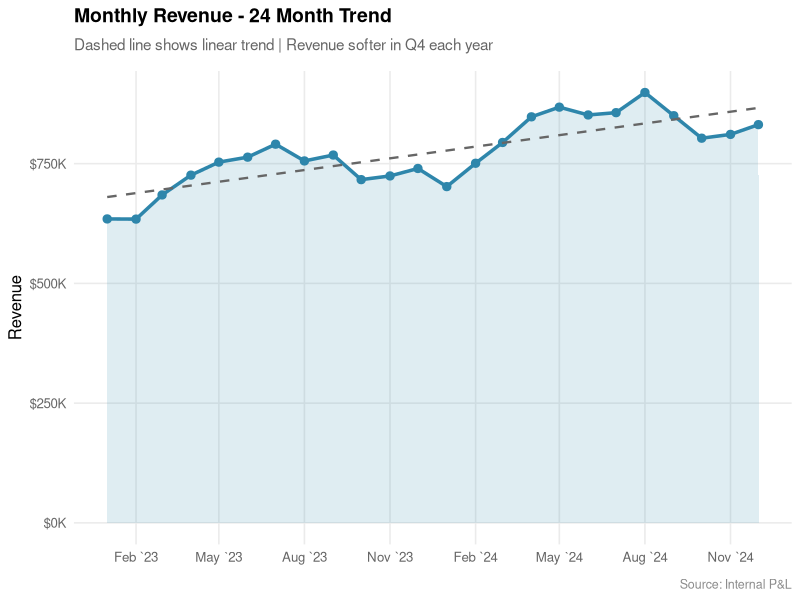
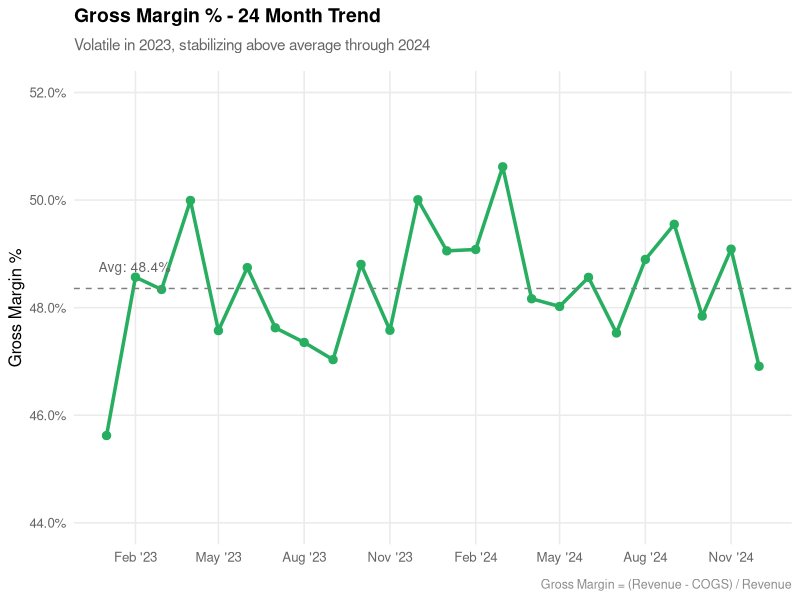
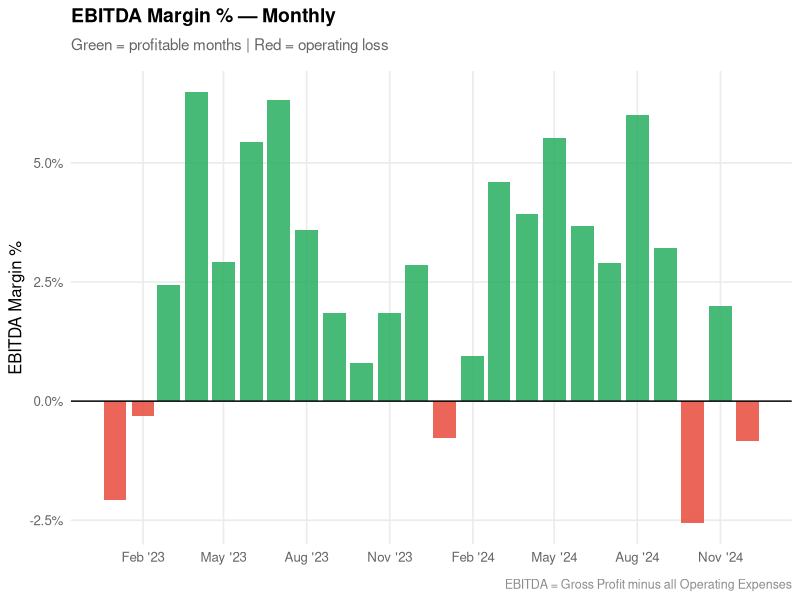
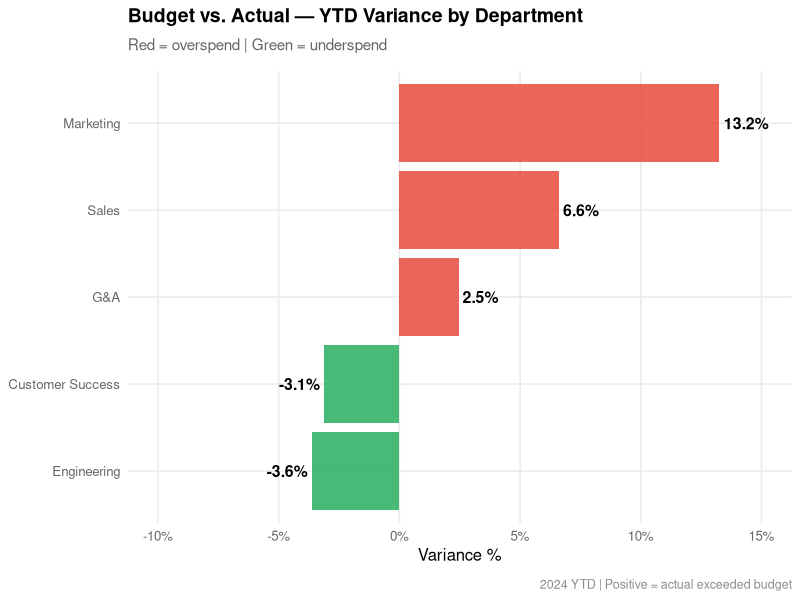
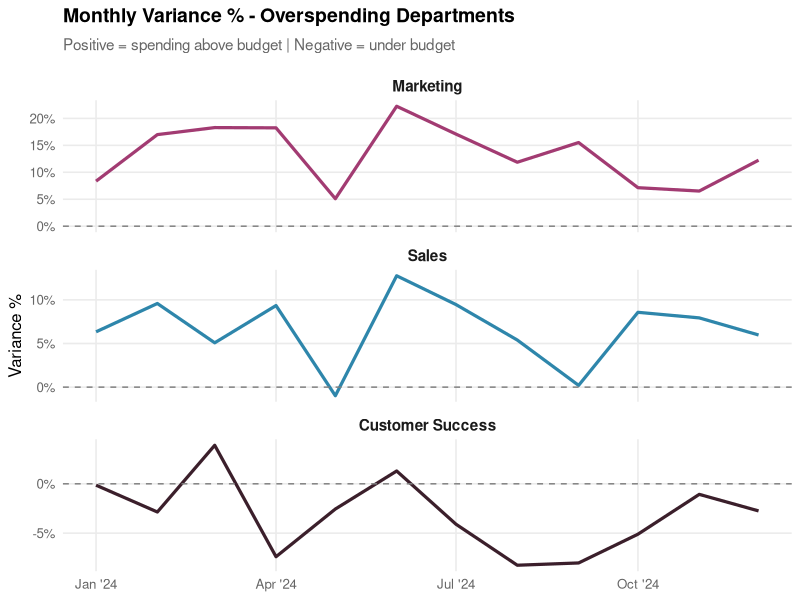
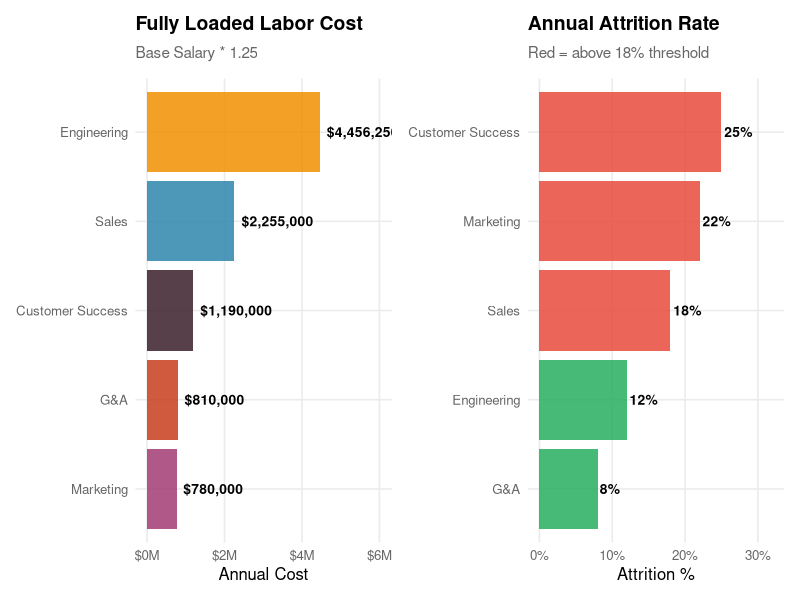
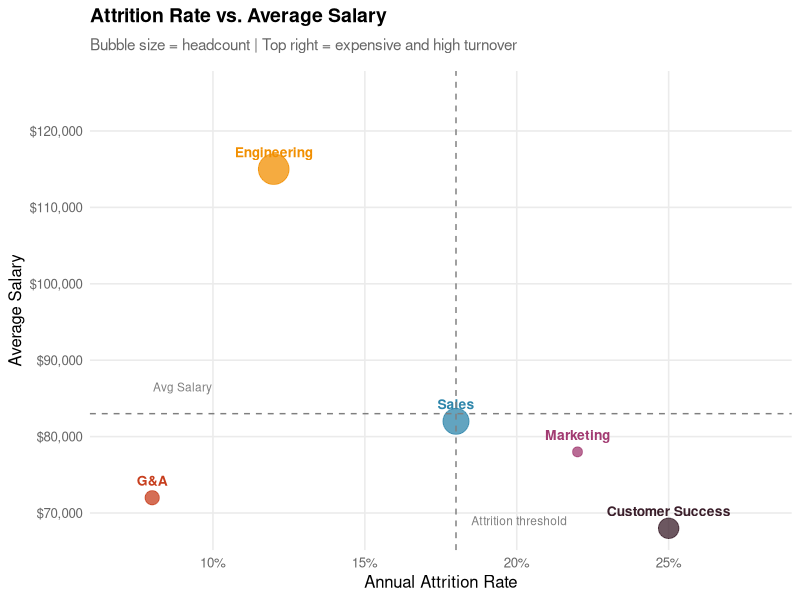
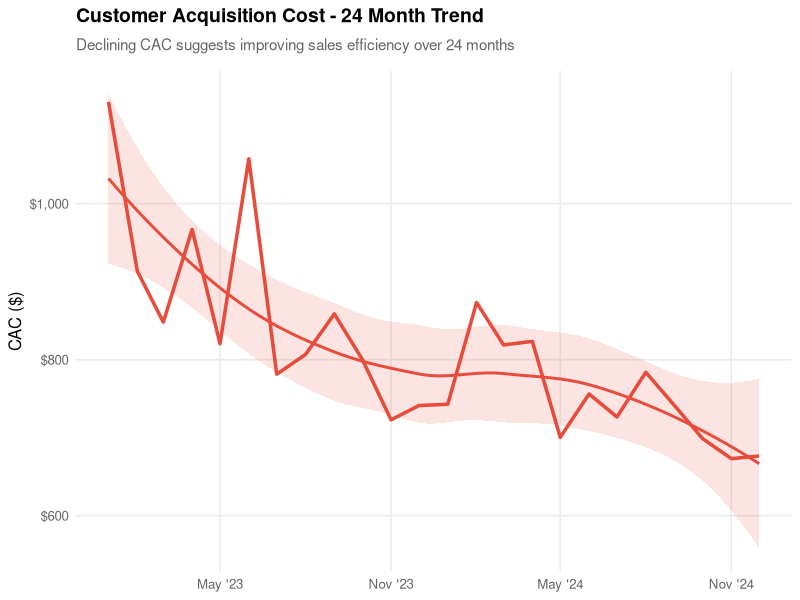

These charts were generated, in order, by the following R code:
## ---- chunk 1

knitr::opts_chunk$set(
  echo = TRUE,
  message    = FALSE,
  warning    = FALSE,
  fig.width  = 10,
  fig.height = 6,
  fig.align  = "center"
)

set.seed(42)


## ---- chunk 2

library(tidyverse)
library(scales)
library(lubridate)
library(ggthemes)
library(knitr)
library(kableExtra)
library(patchwork)

## ---- chunk 3

months <- seq.Date(from = as.Date("2023-01-01"), by = "month", length.out = 24)

monthly_pl <- tibble(
  month = months,
  revenue = 650000 * (1 + 0.015 * (1:24)) *
    (1 + 0.08 * sin((month(months) - 3) * pi / 6)) +
    rnorm(24, 0, 15000),
  cogs = revenue * (0.52 - 0.003 * (1:24) / 24) + rnorm(24, 0, 8000),
  opex_salaries = 180000 + 2500 * (1:24) + rnorm(24, 0, 5000), 
  opex_marketing = 45000 + 800 * (1:24) + rnorm(24, 0, 3000),
  opex_tech      = 28000 + 400 * (1:24) + rnorm(24, 0, 1500),
  opex_facilities = 32000 + rnorm(24, 0, 1000),
  opex_other      = 18000 + 300 * (1:24) + rnorm(24, 0, 2000)
) %>% 
  mutate(
    gross_profit = revenue - cogs,
    gross_margin = gross_profit / revenue,
    total_opex = opex_salaries + opex_marketing + opex_tech + opex_facilities + opex_other,
    ebitda = gross_profit - total_opex,
    ebitda_margin = ebitda / revenue,
    year = year(month),
    month_label = format(month, "%b %Y")
  )

monthly_pl %>% 
  select(
    month_label,
    revenue, cogs, gross_profit, gross_margin,
    opex_salaries, opex_marketing, opex_tech, opex_facilities, opex_other,
    total_opex, ebitda, ebitda_margin
  ) %>% 
  pivot_longer(-month_label, names_to = "line_item", values_to = "value") %>% 
  mutate(
    line_item = recode(
      line_item,
      revenue = "Revenue",
      cogs = "COGS",
      gross_profit = "Gross Profit",
      gross_margin = "Gross Margin",
      opex_salaries = "Opex - Salaries",
      opex_marketing = "Opex - Marketing",
      opex_tech = "Opex - Tech",
      opex_facilities = "Opex - Facilities",
      opex_other = "Opex - Other",
      total_opex = "Total Opex",
      ebitda = "EBITDA",
      ebitda_margin = "EBITDA Margin"
    ),
    line_item = factor(line_item, levels = unique(line_item)),
    value = if_else(
      str_detect(line_item, "Margin"),
      scales::percent(value, accuracy = 0.01),
      scales::dollar(value, accuracy = 1)
    )
  ) %>% 
  pivot_wider(names_from = month_label, values_from = value) %>% 
  arrange(line_item) %>% 
  kable(
    col.names = c("Line Item", names(.)[-1]),
    align = c("l", rep("r", ncol(.) - 1))
  ) %>% 
  kableExtra::kable_styling(
    bootstrap_options = c("striped", "hover", "condensed"),
    full_width = FALSE,
    font_size = 12
  ) %>% 
  kableExtra::scroll_box(width = "100%")

## ---- chunk 4

current_years_months <- months[year(months) == 2024]

budget_vs_actual <- tibble(
  month = rep(current_years_months, 5),
  department = rep(c("Sales", "Marketing", "Engineering", "G&A", "Customer Success"), each = length(current_years_months))
) %>% 
  mutate(
    budget = case_when(
      department == "Sales"            ~ 95000  + 1000  * as.integer(factor(month)), 
      department == "Marketing"        ~ 48000  + 500   * as.integer(factor(month)), 
      department == "Engineering"      ~ 120000 + 800   * as.integer(factor(month)),  
      department == "G&A"              ~ 42000  + 200   * as.integer(factor(month)), 
      department == "Customer Success" ~ 35000  + 300   * as.integer(factor(month)) 
    ),
    variance_pct = case_when(
      department == "Sales"            ~ rnorm(n(), 0.06,  0.04), 
      department == "Marketing"        ~ rnorm(n(), 0.12,  0.05), 
      department == "Engineering"      ~ rnorm(n(), -0.03, 0.03),  
      department == "G&A"              ~ rnorm(n(), 0.02,  0.02),
      department == "Customer Success" ~ rnorm(n(), -0.05, 0.03)
    ),
    actual = budget * (1 + variance_pct),
    variance = actual - budget
  )

budget_vs_actual %>% 
  mutate(
    budget = dollar(budget),
    variance_pct = percent(variance_pct, accuracy = .01),
    actual = dollar(actual, accuracy = .01),
    variance = dollar(variance, accuracy = .01)
  ) %>% 
  kable(
    col.names = c("Month", "Department", "Budget", "Variance %", "Actual", "Variance")
  ) %>% 
    kableExtra::kable_styling(
    bootstrap_options = c("striped", "hover", "condensed"),
    full_width = FALSE
  ) %>% 
    kableExtra::scroll_box(width = "100%")

## ---- chunk 5
headcount <- tibble(
  department = c("Sales", "Marketing", "Engineering", "G&A", "Customer Success"),
  headcount = c(22, 8, 31, 9, 14),
  avg_salary = c(82000, 78000, 115000, 72000, 68000),
  avg_tenure_yrs = c(2.1, 1.8, 3.4, 4.2, 2.7),
  open_reqs      = c(3, 1, 5, 0, 2),
  attrition_rate = c(0.18, 0.22, 0.12, 0.08, 0.25)
) %>% 
  mutate(
    total_labor_cost = headcount * avg_salary,
    fully_loaded = total_labor_cost * 1.25
  )

headcount %>% 
  mutate(
    avg_salary = dollar(avg_salary),
    attrition_rate = percent(attrition_rate, accuracy = 1),
    total_labor_cost = dollar(total_labor_cost),
    fully_loaded = dollar(fully_loaded)
  ) %>% 
  kable(
    col.names = c("Department", "Headcount", "Avg Salary", "Avg Tenure Yrs", "Open Reqs", "Attrition %", "Total Labor Cost", "Fully Loaded Cost")
  ) %>% 
    kableExtra::kable_styling(
    bootstrap_options = c("striped", "hover", "condensed"),
    full_width = FALSE
  ) %>% 
    kableExtra::scroll_box(width = "100%")

## ---- chunk 6

unit_econ <- tibble(
 month             = months,
  new_customers     = round(120 + 4 * (1:24) + rnorm(24, 0, 12)),
  churned_customers = round(40 + 1.5 * (1:24) + rnorm(24, 0, 4)),
  sales_marketing_spend = monthly_pl$opex_salaries * 0.35 +
                          monthly_pl$opex_marketing
) %>% 
  mutate(
    total_customers   = cumsum(new_customers - churned_customers) + 800,
    cac               = sales_marketing_spend / pmax(new_customers, 1),
    arpu              = (monthly_pl$revenue / total_customers) * 0.25,
    churn_rate        = churned_customers / total_customers,
    ltv               = arpu / pmax(churn_rate, 0.001) * 0.70,
    ltv_cac_ratio     = ltv / cac,
    cogs_per_customer = monthly_pl$cogs / total_customers
  )

unit_econ %>% 
  mutate(
    month = format(month, "%b %Y"),
    sales_marketing_spend = dollar(sales_marketing_spend),
    cac = dollar(cac, accuracy = 0.01),
    arpu = dollar(arpu, accuracy = 0.01),
    churn_rate = percent(churn_rate, accuracy = 0.01),
    ltv = dollar(ltv, accuracy = 0.01),
    cogs_per_customer = dollar(cogs_per_customer, accuracy = 0.01)
  ) %>% 
  kable(
    col.names = c("Month", "New Customers", "Churned Customers", "Marketing Spend", "Total Customers", "Customer Acquisition Cost", "Avg Revenue per User", "Churn Rate", "Lifetime Value", "LTV:CAC Ratio", "COGS/Customer")
  )%>% 
    kableExtra::kable_styling(
    bootstrap_options = c("striped", "hover", "condensed"),
    full_width = FALSE
  ) %>% 
    kableExtra::scroll_box(width = "100%")

## ---- chunk 7

glimpse(monthly_pl)
glimpse(budget_vs_actual)
glimpse(headcount)
glimpse(unit_econ)

## ---- chunk 8

theme_ba <- function() {
  theme_minimal(base_size = 12) +
    theme(
      plot.title = element_text(face = "bold", size = 14,
                                margin = margin(b = 8)),
      plot.subtitle = element_text(color = "grey40", size = 11,
                                   margin = margin(b = 12)),
      plot.caption = element_text(color = "grey55", size = 9,
                                  margin = margin(t = 10)),
      panel.grid.minor = element_blank(),
      panel.grid.major = element_line(color = "grey92"),
      axis.text        = element_text(color = "grey40"),
      legend.position  = "bottom",
      strip.text       = element_text(face = "bold", size = 11)
    )
}

palette_dept <- c(
  "Sales"            = "#2E86AB",
  "Marketing"        = "#A23B72",
  "Engineering"      = "#F18F01",
  "G&A"              = "#C73E1D",
  "Customer Success" = "#3B1F2B"
)

## ---- chunk 9

monthly_pl %>% 
  ggplot(aes(x = month, y = revenue)) +
  geom_area(fill = "#2E86AB", alpha = 0.15) +
  geom_line(color = "#2E86AB", linewidth = 1.2) +
  geom_point(color = "#2E86AB", size = 2.5) +
  geom_smooth(method = "lm", se = FALSE, color = "grey40",
              linetype = "dashed", linewidth = 0.8) +
  scale_y_continuous(labels = dollar_format(scale = 1e-3, suffix = "K"))+
  scale_x_date(date_labels = "%b `%y", date_breaks = "3 months") +
  labs(
    title = "Monthly Revenue - 24 Month Trend",
    subtitle = "Dashed line shows linear trend | Revenue softer in Q4 each year",
    x = NULL,
    y = "Revenue",
    caption = "Source: Internal P&L"
  ) + 
  theme_ba()

## ---- chunk 10

monthly_pl %>% 
  ggplot(aes(x = month, y = gross_margin)) +
  geom_line(color = "#27AE60", linewidth = 1.2) +
  geom_point(color = "#27AE60", size = 2.5) +
  geom_hline(yintercept = mean(monthly_pl$gross_margin),
             linetype = "dashed", color = "grey50") +
  annotate("text",
           x     = min(monthly_pl$month) + 30,
           y     = mean(monthly_pl$gross_margin) + 0.004,
           label = paste0("Avg: ", percent(mean(monthly_pl$gross_margin),
                                           accuracy = 0.1)),
           color = "grey40", size = 3.5) +
  scale_y_continuous(labels = percent_format(accuracy = 0.1),
                     limits = c(0.44, 0.52)) +
  scale_x_date(date_labels = "%b '%y", date_breaks = "3 months") +
  labs(
    title = "Gross Margin % - 24 Month Trend",
    subtitle = "Volatile in 2023, stabilizing above average through 2024",
    x = NULL,
    y = "Gross Margin %",
    caption = "Gross Margin = (Revenue - COGS) / Revenue"
  ) +
  theme_ba()

## ---- chunk 11

monthly_pl %>% 
  ggplot(aes(x = month, y = ebitda_margin,
             fill = ebitda_margin >= 0)) +
  geom_col(alpha = 0.85) +
  geom_hline(yintercept = 0, color = "black", linewidth = 0.5) +
  scale_y_continuous(labels = percent_format(accuracy = 0.1)) +
  scale_x_date(date_labels = "%b '%y", date_breaks = "3 months") +
  scale_fill_manual(values = c("TRUE" = "#27AE60", "FALSE" = "#E74C3C"),
                    guide = "none") +
  labs(
    title    = "EBITDA Margin % — Monthly",
    subtitle = "Green = profitable months | Red = operating loss",
    x = NULL,
    y = "EBITDA Margin %",
    caption  = "EBITDA = Gross Profit minus all Operating Expenses"
  ) +
  theme_ba()

## ---- chunk 12

bva_summary <- budget_vs_actual %>% 
  group_by(department) %>% 
  summarize(
    total_budget = sum(budget),
    total_actual = sum(actual),
    total_variance = sum(variance),
    variance_pct = total_variance / total_budget,
    .groups = 'drop'
  ) %>% 
  arrange(desc(variance_pct)) 

bva_summary %>% 
  mutate(
    total_budget = dollar(total_budget),
    total_actual = dollar(total_actual),
    total_variance = dollar(total_variance),
    variance_pct = percent(variance_pct, accuracy = 0.1)
  ) %>% 
  kable(
    col.names = c(
      "Department", "Budget", "Actual",
      "Variance ($)", "Variance (%)"
    ),
    align = c("l", "r", "r", "r", "r")
  ) %>%
  kable_styling(
    bootstrap_options = c("striped", "hover", "condensed"),
    full_width = FALSE
  )


## ---- chunk 13

bva_summary %>%
  ggplot(aes(x = reorder(department, variance_pct),
             y = variance_pct,
             fill = variance_pct > 0)) +
  geom_col(alpha = 0.85) +
  geom_text(aes(label = paste0(round(variance_pct * 100, 1), "%"),
                hjust = ifelse(variance_pct > 0, -0.1, 1.1)),
            size = 4, fontface = "bold") +
  coord_flip() +
  scale_y_continuous(labels = percent_format(),
                     limits = c(-0.1, 0.15)) +
  scale_fill_manual(values = c("TRUE" = "#E74C3C", "FALSE" = "#27AE60"),
                    guide = "none") +
  labs(
    title    = "Budget vs. Actual — YTD Variance by Department",
    subtitle = "Red = overspend | Green = underspend",
    x = NULL,
    y = "Variance %",
    caption  = "2024 YTD | Positive = actual exceeded budget"
  ) +
  theme_ba()

## ---- chunk 14
budget_vs_actual %>% 
  filter(department %in% c("Marketing", "Sales", "Customer Success")) %>% 
  mutate(department = factor(department,
                             levels = c("Marketing", "Sales",
                                        "Customer Success"))) %>% 
  ggplot(aes(x = month, y = variance_pct, color = department)) +
  geom_line(linewidth = 1.1) +
  geom_hline(yintercept = 0, linetype = "dashed", color = "grey50") +
  facet_wrap(~department, ncol = 1, scales = "free_y") +
  scale_y_continuous(labels = percent_format(accuracy = 1)) +
  scale_x_date(date_labels = "%b '%y") +
  scale_color_manual(values = palette_dept, guide = "none") +
  labs(
    title = "Monthly Variance % - Overspending Departments",
    subtitle = "Positive = spending above budget | Negative = under budget",
    x = NULL,
    y = "Variance %"
  ) +
  theme_ba()
## ---- chunk 15
headcount_display <- headcount %>% 
  arrange(desc(fully_loaded)) %>% 
  mutate(
    avg_salary       = dollar(avg_salary),
    total_labor_cost = dollar(total_labor_cost),
    fully_loaded     = dollar(fully_loaded),
    attrition_rate   = percent(attrition_rate, accuracy = 1)
  )

headcount_display %>%
  kable(
    col.names = c("Department", "Headcount", "Avg Salary",
                  "Avg Tenure (Yrs)", "Open Reqs", "Attrition %",
                  "Total Labor", "Fully Loaded"),
    align = c("l", "r", "r", "r", "r", "r", "r", "r")
  ) %>%
  kable_styling(bootstrap_options = c("striped", "hover", "condensed"),
                full_width = TRUE)
## ---- chunk 16

p_hc1 <- headcount %>% 
  ggplot(aes(x = reorder(department, fully_loaded),
             y = fully_loaded,
             fill = department)) +
  geom_col(alpha = 0.85) +
  geom_text(aes(label = dollar(fully_loaded)),
            hjust = -0.1, size = 3.5, fontface = "bold") +
  coord_flip() +
  scale_y_continuous(labels = dollar_format(scale = 1e-6, suffix = "M"),
                     limits = c(0, max(headcount$fully_loaded) * 1.35)) +
  scale_fill_manual(values = palette_dept, guide = "none") +
  labs(
    title = "Fully Loaded Labor Cost",
    subtitle = "Base Salary * 1.25",
    x = NULL,
    y = "Annual Cost"
  ) +
  theme_ba()

p_hc2 <- headcount %>% 
  ggplot(aes(x = reorder(department, attrition_rate),
             y = attrition_rate,
             fill = attrition_rate >= 0.18)) +
  geom_col(alpha = 0.85) +
  geom_text(aes(label = percent(attrition_rate, accuracy = 1)),
            hjust = -0.1, size = 3.5, fontface = "bold") +
  coord_flip() +
  scale_y_continuous(labels = percent_format(),
                     limits = c(0, 0.32)) +
  scale_fill_manual(values = c("FALSE" = "#27AE60", "TRUE" = "#E74C3C"),
                    guide = "none") +
  labs(
    title = "Annual Attrition Rate",
    subtitle = "Red = above 18% threshold",
    x = NULL,
    y = "Attrition %"
  ) +
  theme_ba()

p_hc1 + p_hc2

## ---- chunk 17
headcount %>% 
  ggplot(aes(x = attrition_rate, y = avg_salary,
             size = headcount, color = department, label = department)) +
  geom_point(alpha = 0.75) +
  geom_text(vjust = -1.2, hjust = 0.5, size = 3.5, fontface = "bold") +
  geom_vline(xintercept = 0.18, linetype = "dashed", color = "grey50") +
  geom_hline(yintercept = mean(headcount$avg_salary),
             linetype = "dashed", color = "grey50") +
  annotate("text", x = 0.185, y = 69000,
           label = "Attrition threshold",
           color = "grey50", size = 3, hjust = 0) +
  annotate("text", x = 0.09, 
           y = mean(headcount$avg_salary) + 3500,
           label = "Avg Salary",
           color = "grey50", size = 3) +
  scale_x_continuous(labels = percent_format(), limits = c(0.07, .28)) +
  scale_y_continuous(labels = dollar_format(), limits = c(NA, 125000)) +
  scale_color_manual(values = palette_dept, guide = "none") +
  scale_size(range = c(3,10), guide = "none") +
  labs(
    title = "Attrition Rate vs. Average Salary",
    subtitle = "Bubble size = headcount | Top right = expensive and high turnover",
    x = "Annual Attrition Rate",
    y = "Average Salary"
  ) +
  theme_ba()
  
## ---- chunk 18
latest <- unit_econ %>% 
  slice_tail(n = 1)

latest
## ---- chunk 19

unit_econ_display <- tibble(
  Metric = c(
    "Total Customers",
    "New Customers (Latest Month)",
    "Churned Customers (Latest Month)",
    "Customer Acquisition Cost",
    "Monthly ARPU",
    "Monthly Churn Rate",
    "Estimated LTV",
    "LTV:CAC Ratio"
  ),
  Value = c(
    comma(latest$total_customers),
    comma(latest$new_customers),
    comma(latest$churned_customers),
    dollar(latest$cac),
    dollar(latest$arpu),
    percent(latest$churn_rate, accuracy = 0.1),
    dollar(latest$ltv),
    round(latest$ltv_cac_ratio, 2)
  ),
  Interpretation = c(
    "Current book of business",
    "Gross new logos this month",
    "Accounts lost this month",
    "Sales and marketing spend per new customer",
    "Average revenue per user per month",
    "Percent of customers lost per month",
    "ARPU divided by churn rate times 70% margin",
    "Target is 3x or above for a healthy business"
  )
)

unit_econ_display %>%
  kable(align = c("l", "r", "l")) %>%
  kable_styling(bootstrap_options = c("striped", "hover"),
                full_width = FALSE)

## ---- chunk 20

unit_econ %>% 
  ggplot(aes(x = month, y = cac)) +
  geom_line(color = "#E74C3C", linewidth = 1.2) +
  geom_smooth(method = "loess", se = TRUE, alpha = 0.15,
              color = "#E74C3C", fill = "#E74C3C") +
  scale_y_continuous(labels = dollar_format()) +
  scale_x_date(date_labels = "%b '%y", date_breaks = "6 months") +
  labs(
    title = "Customer Acquisition Cost - 24 Month Trend",
    subtitle = "Declining CAC suggests improving sales efficiency over 24 months",
    x = NULL,
    y= "CAC ($)"
  ) +
  theme_ba()

## ---- chunk 21
unit_econ %>% 
  ggplot(aes(x=month, y = ltv_cac_ratio)) +
  geom_line(color = "#2E86AB", linewidth =1.2) +
  geom_point(color = "#2E86AB", size = 2.5) +
  geom_hline(yintercept = 3, linetype = 'dashed',
             color = "#27ae60", linewidth = 1) +
  annotate("text",
           x = min(unit_econ$month) + 30,
           y = 3.15,
           label = "Healthy threshold (3.0x)",
           color = "#27ae60", size = 3.5) +
  scale_x_date(date_labels = "%b '%y", date_breaks = "6 months") +
  scale_y_continuous(limits = c(2, NA)) +
    labs(
    title    = "LTV:CAC Ratio — 24 Month Trend",
    subtitle = "Below 3x means we are paying too much to acquire relative to customer value",
    x = NULL,
    y = "LTV:CAC"
  ) +
  theme_ba()
## ---- chunk 22
unit_econ %>%
  ggplot(aes(x = month, y = churn_rate)) +
  geom_line(color = "#A23B72", linewidth = 1.2) +
  geom_point(color = "#A23B72", size = 2.5) +
  geom_hline(yintercept = 0.02, linetype = "dashed",
             color = "grey50", linewidth = 0.8) +
  annotate("text",
           x     = min(unit_econ$month) + 30,
           y     = 0.0215,
           label = "2% monthly benchmark",
           color = "grey50", size = 3.5) +
  scale_y_continuous(labels = percent_format(accuracy = 0.1)) +
  scale_x_date(date_labels = "%b '%y", date_breaks = "6 months") +
  labs(
    title    = "Monthly Customer Churn Rate — 24 Month Trend",
    subtitle = "Even small churn compounds significantly at scale",
    x = NULL,
    y = "Monthly Churn Rate"
  ) +
  theme_ba()
## ---- chunk 23
tibble(
  Category = c(
    "Revenue Growth (YoY)",
    "Gross Margin (Latest)",
    "EBITDA Margin (Latest)",
    "Marketing Budget Variance (YTD)",
    "Engineering Budget Variance (YTD)",
    "Customer Success Attrition",
    "LTV:CAC Ratio (Latest)",
    "Monthly Churn Rate (Latest)"
  ),
  Value = c(
    percent(
      (monthly_pl %>% filter(year == 2024) %>% pull(revenue) %>% mean()) /
      (monthly_pl %>% filter(year == 2023) %>% pull(revenue) %>% mean()) - 1,
      accuracy = 0.1),
    percent(last(monthly_pl$gross_margin), accuracy = 0.1),
    percent(last(monthly_pl$ebitda_margin), accuracy = 0.1),
    percent(filter(bva_summary, department == "Marketing") %>% 
              pull(variance_pct), accuracy = 0.1),
    percent(filter(bva_summary, department == "Engineering") %>% 
              pull(variance_pct), accuracy = 0.1),
    percent(filter(headcount, department == "Customer Success") %>% 
              pull(attrition_rate), accuracy = 1),
    as.character(round(last(unit_econ$ltv_cac_ratio), 2)),
    percent(last(unit_econ$churn_rate), accuracy = 0.1)
  ),
Signal = c(
  "Strong",
  "Healthy", 
  "Watch",
  "Investigate",
  "Deferred hiring",
  "Investigate",
  "Below threshold",
  "Improving"
)
) %>%
  kable(align = c("l", "r", "c"), escape = FALSE) %>%
  kable_styling(bootstrap_options = c("striped", "hover"),
                full_width = FALSE)
